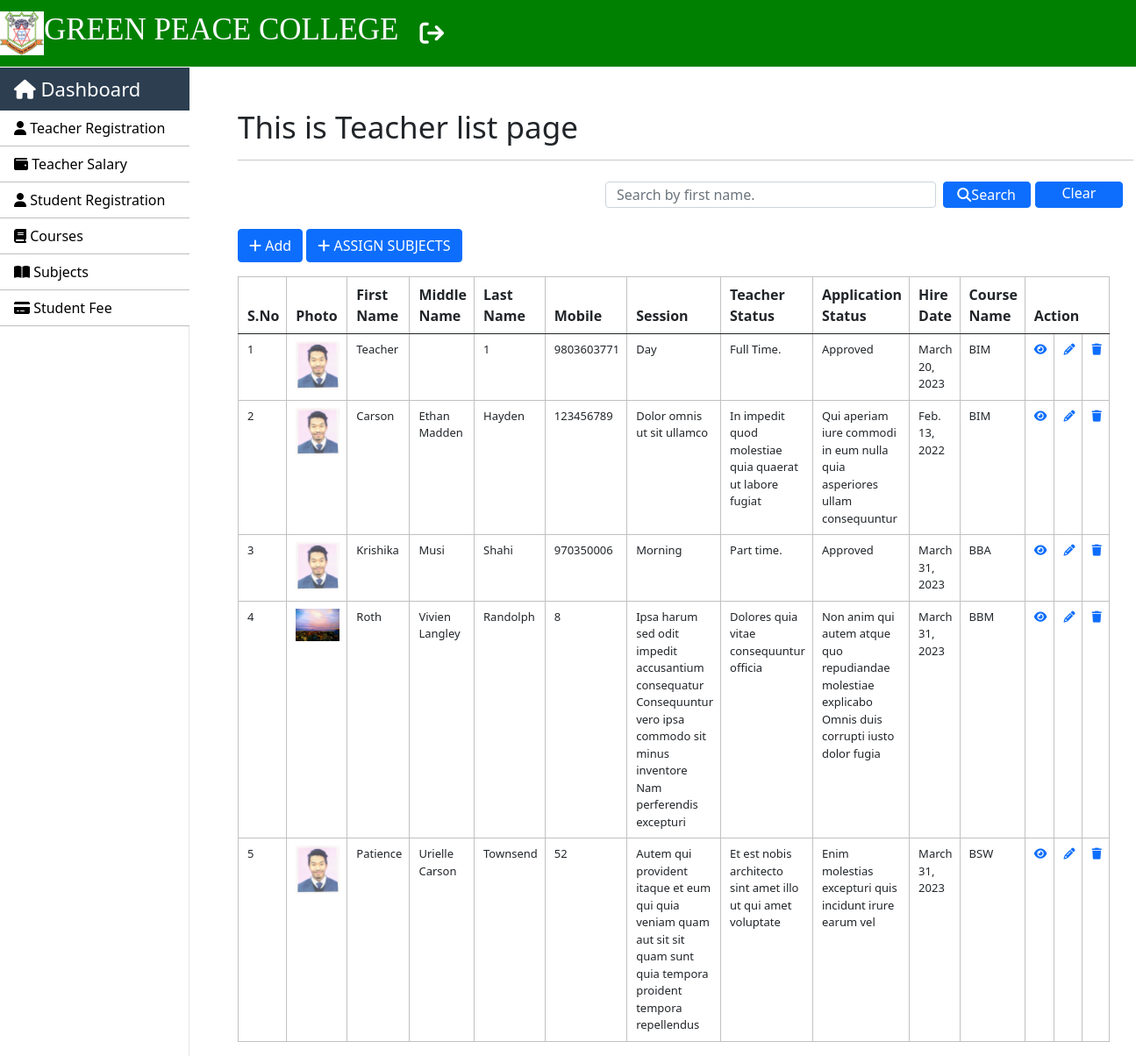
Page /teachers/index (signed in) on the committed database.
### SMS/models.py (models this page shows, shortened)
class Teacher(models.Model):
    first_name = models.CharField(max_length=250)
    middle_name = models.CharField(max_length=250, blank=True)
    last_name = models.CharField(max_length=250)
    mobile_no = models.IntegerField()
    image = models.ImageField(upload_to='Images/Teachers', blank=True)
    course_name = models.ForeignKey(Course, on_delete=models.CASCADE)
    session = models.CharField(max_length=250)
    teacher_status = models.CharField(max_length=100)
    application_status = models.CharField(max_length=100)
    dob = models.DateField()
    gender = models.CharField(max_length=250)
    address = models.CharField(max_length=250)
    hire_date = models.DateField()
    email = models.EmailField()
    class Meta:
        db_table = "teacher_info"

class Course(models.Model):
    course_code = models.IntegerField()
    course_name = models.CharField(max_length=250)
    semester_or_year = models.CharField(max_length=250)
    no_of_year = models.CharField(max_length=250)
    def __str__(self):
        return self.course_name
    class Meta:
        db_table = "course"

### SMS/views.py (the view)
# urls.py: path("teachers/index", views.teachers_index, name = 'index-teacher'),
@login_required(login_url='login')
def teachers_index(request):
    teachers_list = Teacher.objects.all()
    context = {"data": teachers_list}
    if request.method == "POST":
        search = request.POST.get('search')
        teachers = Teacher.objects.filter(first_name__icontains=search)
        context = {"data": teachers}
        return render(request, 'teachers/teacher_index.html', context)
    return render(request, 'teachers/teacher_index.html', context)

### templates/teachers/teacher_index.html (shortened to what this page needs)
{% extends 'layouts/master.html' %}
{% block custom_css %}
<link rel="stylesheet" href="https://cdnjs.cloudflare.com/ajax/libs/font-awesome/6.3.0/css/all.min.css"/>
{% endblock %}
{% block content %}
<div class="container mt-5">
    <h1>This is Teacher list page</h1>
    <hr>
    <nav class="navbar bg-body-tertiary">
        <div class="container-fluid">
              <form class="d-flex" role="search" action="{% url 'index-teacher' %}" method="POST">
                <input style="height: 30px;" class="form-control me-2" type="text" name="search" placeholder="Search by first name." aria-label="Search">
                <button class="btn btn-primary mb-3 mr-3" type="submit" style="height:30px; width: 160px; padding: 0px;"><i class="fa-solid fa-search"></i>Search</button>
                <a href="{% url 'index-teacher' %}" class="btn btn-primary mb-3 ml-2"  style="height:30px; width: 160px; padding: 0px; margin-left: 5px;">Clear</a>
              </form>
        </div>
    </nav>
    <a href="{% url 'add-teacher' %}" class="btn btn-primary mb-3"><i class="fa-solid fa-plus"></i> Add</a>
    <a href="{% url 'add-teacher-subject' %}" class="btn btn-primary mb-3"><i class="fa-solid fa-plus"></i> ASSIGN SUBJECTS</a>
    <div class="row">
        <div class="col-8">
            <table class="table table-striped-columns table-hover">
                <thead>
                    <tr>
                        <th>S.No</th>
                        <th>Photo</th>
                        <th>First Name</th>
                        <th>Middle Name</th>
                        <th>Last Name</th>
                        <th>Mobile</th>
                        <th>Session</th>
                        <th>Teacher Status</th>
                        <th>Application Status</th>
                        <th>Hire Date</th>
                        <th>Course Name</th>
                        <th colspan="3">Action</th>
                    </tr>
                </thead>
                <tbody>
                    {% for val in data %}
                    <tr>
                        <td>{{ forloop.counter }}</td>
                        <td><img src="{{ val.image.url }}" width="50"></td>
                        <td>{{ val.first_name }}</td>
                        <td>{{ val.middle_name }}</td>
                        <td>{{ val.last_name }}</td>
                        <td>{{val.mobile_no}}</td>
                        <td>{{val.session}}</td>
                        <td>{{val.teacher_status}}</td>
                        <td>{{val.application_status}}</td>
                        <td>{{val.hire_date}}</td>
                        <td>{{val.course_name}}</td>
                        <td><a href="{% url 'view-teacher' val.id %}"><i class="fa-solid fa-eye"></i></a></td>
                        <td><a href="{% url 'edit-teacher' val.id %}"><i class="fa-solid fa-pencil"></i></a></td>
                        <td><a href="{% url 'delete-teacher' val.id %}"><i class="fa-solid fa-trash"></i></a></td>
                    </tr>
                    {% endfor %}
                </tbody>
            </table>
        </div>
    </div>
</div>
{% endblock %}

### static/css/style.css (style rules this page uses)
h1 { font-size: 35px; }
.table-elements tr, td, th { font-size: 13px; border: 1px solid rgb(194, 193, 193); padding-left: 10px !important; }
.table-font-for-transcript td, th { font-size: 16px !important; }

### rows in the picture
Teacher: image (picture), first_name "Teacher", last_name "1", mobile_no "9803603771", session "Day", teacher_status "Full Time.", application_status "Approved", hire_date "March 20, 2023", course_name "BIM"
Teacher: image (picture), first_name "Carson", middle_name "Ethan Madden", last_name "Hayden", mobile_no "123456789", session "Dolor omnis ut sit ullamco", teacher_status "In impedit quod molestiae quia quaerat ut labore fugiat", application_status "Qui aperiam iure commodi in eum nulla quia asperiores ullam consequuntur", hire_date "Feb. 13, 2022", course_name "BIM"
Teacher: image (picture), first_name "Krishika", middle_name "Musi", last_name "Shahi", mobile_no "970350006", session "Morning", teacher_status "Part time.", application_status "Approved", hire_date "March 31, 2023", course_name "BBA"
Teacher: image (picture), first_name "Roth", middle_name "Vivien Langley", last_name "Randolph", mobile_no "8", session "Ipsa harum sed odit impedit accusantium consequatur Consequuntur vero ipsa commodo sit minus inventore Nam perferendis excepturi", teacher_status "Dolores quia vitae consequuntur officia", application_status "Non anim qui autem atque quo repudiandae molestiae explicabo Omnis duis corrupti iusto dolor fugia", hire_date "March 31, 2023", course_name "BBM"
Teacher: image (picture), first_name "Patience", middle_name "Urielle Carson", last_name "Townsend", mobile_no "52", session "Autem qui provident itaque et eum qui quia veniam quam aut sit sit quam sunt quia tempora proident tempora repellendus", teacher_status "Et est nobis architecto sint amet illo ut qui amet voluptate", application_status "Enim molestias excepturi quis incidunt irure earum vel", hire_date "March 31, 2023", course_name "BSW"
